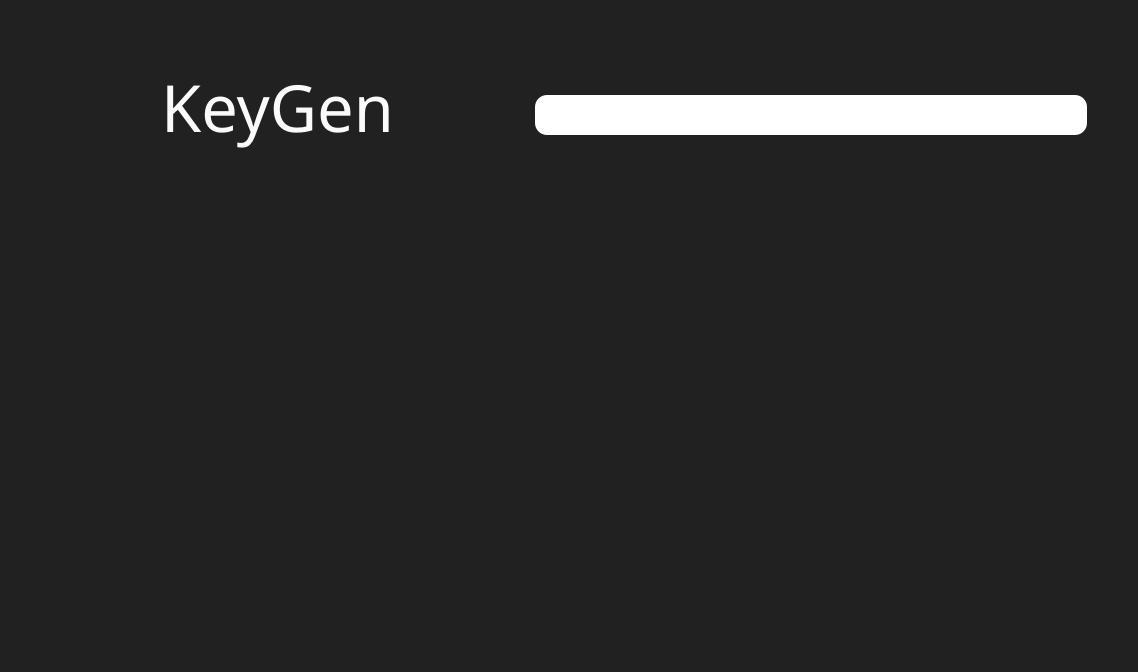
<?xml version="1.0" encoding="UTF-8"?>
<ui version="4.0">
 <class>mainWindow</class>
 <widget class="QWidget" name="mainWindow">
  <property name="geometry">
   <rect>
    <x>0</x>
    <y>0</y>
    <width>1138</width>
    <height>672</height>
   </rect>
  </property>
  <property name="sizePolicy">
   <sizepolicy hsizetype="Preferred" vsizetype="Preferred">
    <horstretch>0</horstretch>
    <verstretch>0</verstretch>
   </sizepolicy>
  </property>
  <property name="cursor">
   <cursorShape>ArrowCursor</cursorShape>
  </property>
  <property name="windowTitle">
   <string>KeyGen</string>
  </property>
  <property name="windowIcon">
   <iconset resource="../resources.qrc">
    <normaloff>:/icons/app_icon.png</normaloff>:/icons/app_icon.png</iconset>
  </property>
  <property name="styleSheet">
   <string notr="true">QWidget#mainWindow{
	background-color: #212121;
}</string>
  </property>
  <layout class="QHBoxLayout" name="horizontalLayout_3" stretch="1,70">
   <item>
    <spacer name="horizontalSpacer">
     <property name="orientation">
      <enum>Qt::Horizontal</enum>
     </property>
     <property name="sizeHint" stdset="0">
      <size>
       <width>40</width>
       <height>20</height>
      </size>
     </property>
    </spacer>
   </item>
   <item>
    <layout class="QHBoxLayout" name="horizontalLayout_2" stretch="0,3,30,0">
     <property name="sizeConstraint">
      <enum>QLayout::SetDefaultConstraint</enum>
     </property>
     <item>
      <layout class="QVBoxLayout" name="verticalLayout_5" stretch="75,0,10,0,0,100">
       <item>
        <spacer name="verticalSpacer_3">
         <property name="orientation">
          <enum>Qt::Vertical</enum>
         </property>
         <property name="sizeHint" stdset="0">
          <size>
           <width>20</width>
           <height>40</height>
          </size>
         </property>
        </spacer>
       </item>
       <item>
        <widget class="QToolButton" name="plusToolButton">
         <property name="toolTip">
          <string>Add new service card</string>
         </property>
         <property name="whatsThis">
          <string>Add new service</string>
         </property>
         <property name="styleSheet">
          <string notr="true">QToolButton {
	background-image: url(:/icons/plus_icon.png);
	background-repeat: no-repeat;
	border: none;
}
</string>
         </property>
         <property name="text">
          <string/>
         </property>
         <property name="iconSize">
          <size>
           <width>32</width>
           <height>32</height>
          </size>
         </property>
         <property name="checkable">
          <bool>false</bool>
         </property>
         <property name="checked">
          <bool>false</bool>
         </property>
        </widget>
       </item>
       <item>
        <spacer name="verticalSpacer_7">
         <property name="orientation">
          <enum>Qt::Vertical</enum>
         </property>
         <property name="sizeHint" stdset="0">
          <size>
           <width>20</width>
           <height>40</height>
          </size>
         </property>
        </spacer>
       </item>
       <item>
        <widget class="QToolButton" name="crownToolButton">
         <property name="toolTip">
          <string>Settings</string>
         </property>
         <property name="whatsThis">
          <string>Settings</string>
         </property>
         <property name="styleSheet">
          <string notr="true">QToolButton {
	background-image: url(:/icons/settings_icon.png);
	background-repeat: no-repeat;
	border: none;
}</string>
         </property>
         <property name="text">
          <string/>
         </property>
         <property name="iconSize">
          <size>
           <width>32</width>
           <height>32</height>
          </size>
         </property>
        </widget>
       </item>
       <item>
        <layout class="QVBoxLayout" name="verticalLayout_4"/>
       </item>
       <item>
        <spacer name="verticalSpacer_6">
         <property name="orientation">
          <enum>Qt::Vertical</enum>
         </property>
         <property name="sizeHint" stdset="0">
          <size>
           <width>20</width>
           <height>40</height>
          </size>
         </property>
        </spacer>
       </item>
      </layout>
     </item>
     <item>
      <spacer name="horizontalSpacer_4">
       <property name="orientation">
        <enum>Qt::Horizontal</enum>
       </property>
       <property name="sizeHint" stdset="0">
        <size>
         <width>40</width>
         <height>20</height>
        </size>
       </property>
      </spacer>
     </item>
     <item>
      <layout class="QVBoxLayout" name="verticalLayout" stretch="3,3,0,27">
       <item>
        <spacer name="verticalSpacer">
         <property name="orientation">
          <enum>Qt::Vertical</enum>
         </property>
         <property name="sizeHint" stdset="0">
          <size>
           <width>20</width>
           <height>40</height>
          </size>
         </property>
        </spacer>
       </item>
       <item>
        <layout class="QHBoxLayout" name="horizontalLayout" stretch="8,12,0">
         <item>
          <widget class="QLabel" name="keygenLabel">
           <property name="styleSheet">
            <string notr="true">QLabel {
	font-family: quicksand;
	font-size: 49pt;
	color: #fafafa;
}</string>
           </property>
           <property name="text">
            <string>KeyGen</string>
           </property>
          </widget>
         </item>
         <item>
          <layout class="QVBoxLayout" name="verticalLayout_3" stretch="2,0,1">
           <item>
            <spacer name="verticalSpacer_4">
             <property name="orientation">
              <enum>Qt::Vertical</enum>
             </property>
             <property name="sizeHint" stdset="0">
              <size>
               <width>20</width>
               <height>40</height>
              </size>
             </property>
            </spacer>
           </item>
           <item>
            <widget class="QLineEdit" name="searchBar">
             <property name="sizePolicy">
              <sizepolicy hsizetype="Preferred" vsizetype="Maximum">
               <horstretch>0</horstretch>
               <verstretch>99</verstretch>
              </sizepolicy>
             </property>
             <property name="styleSheet">
              <string notr="true">QLineEdit {
	background-color: #FFFFFF;
    border-radius: 12px;
    font-size: 26px;
	font-family: SegoeUI;
    padding: 4px 4px 4px 10px;
    background-image: url(:/icons/search_icon.ico);
    background-repeat: no-repeat;
    background-position: left center;
    background-origin: content;
}</string>
             </property>
             <property name="inputMask">
              <string/>
             </property>
             <property name="text">
              <string/>
             </property>
             <property name="echoMode">
              <enum>QLineEdit::Normal</enum>
             </property>
             <property name="cursorPosition">
              <number>0</number>
             </property>
             <property name="placeholderText">
              <string/>
             </property>
             <property name="cursorMoveStyle">
              <enum>Qt::LogicalMoveStyle</enum>
             </property>
             <property name="clearButtonEnabled">
              <bool>false</bool>
             </property>
            </widget>
           </item>
           <item>
            <spacer name="verticalSpacer_5">
             <property name="orientation">
              <enum>Qt::Vertical</enum>
             </property>
             <property name="sizeHint" stdset="0">
              <size>
               <width>20</width>
               <height>40</height>
              </size>
             </property>
            </spacer>
           </item>
          </layout>
         </item>
         <item>
          <layout class="QVBoxLayout" name="verticalLayout_2"/>
         </item>
        </layout>
       </item>
       <item>
        <spacer name="verticalSpacer_2">
         <property name="orientation">
          <enum>Qt::Vertical</enum>
         </property>
         <property name="sizeHint" stdset="0">
          <size>
           <width>20</width>
           <height>40</height>
          </size>
         </property>
        </spacer>
       </item>
       <item>
        <widget class="QGraphicsView" name="graphicsView">
         <property name="styleSheet">
          <string notr="true">QGraphicsView {
	background-color: #212121;
	border: none;	
}</string>
         </property>
        </widget>
       </item>
      </layout>
     </item>
     <item>
      <spacer name="horizontalSpacer_3">
       <property name="orientation">
        <enum>Qt::Horizontal</enum>
       </property>
       <property name="sizeHint" stdset="0">
        <size>
         <width>40</width>
         <height>20</height>
        </size>
       </property>
      </spacer>
     </item>
    </layout>
   </item>
  </layout>
 </widget>
 <resources>
  <include location="../resources.qrc"/>
 </resources>
 <connections/>
</ui>
